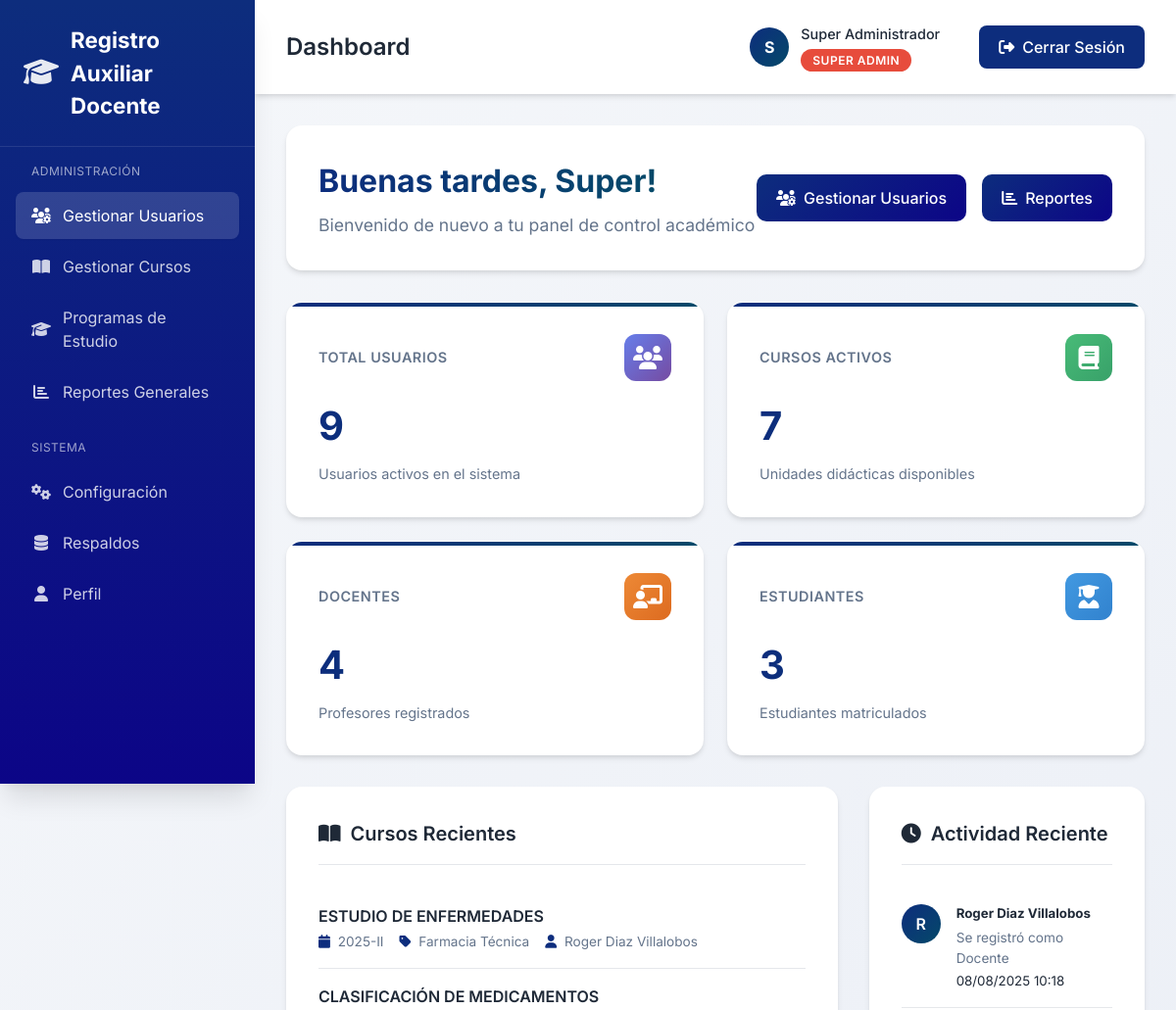
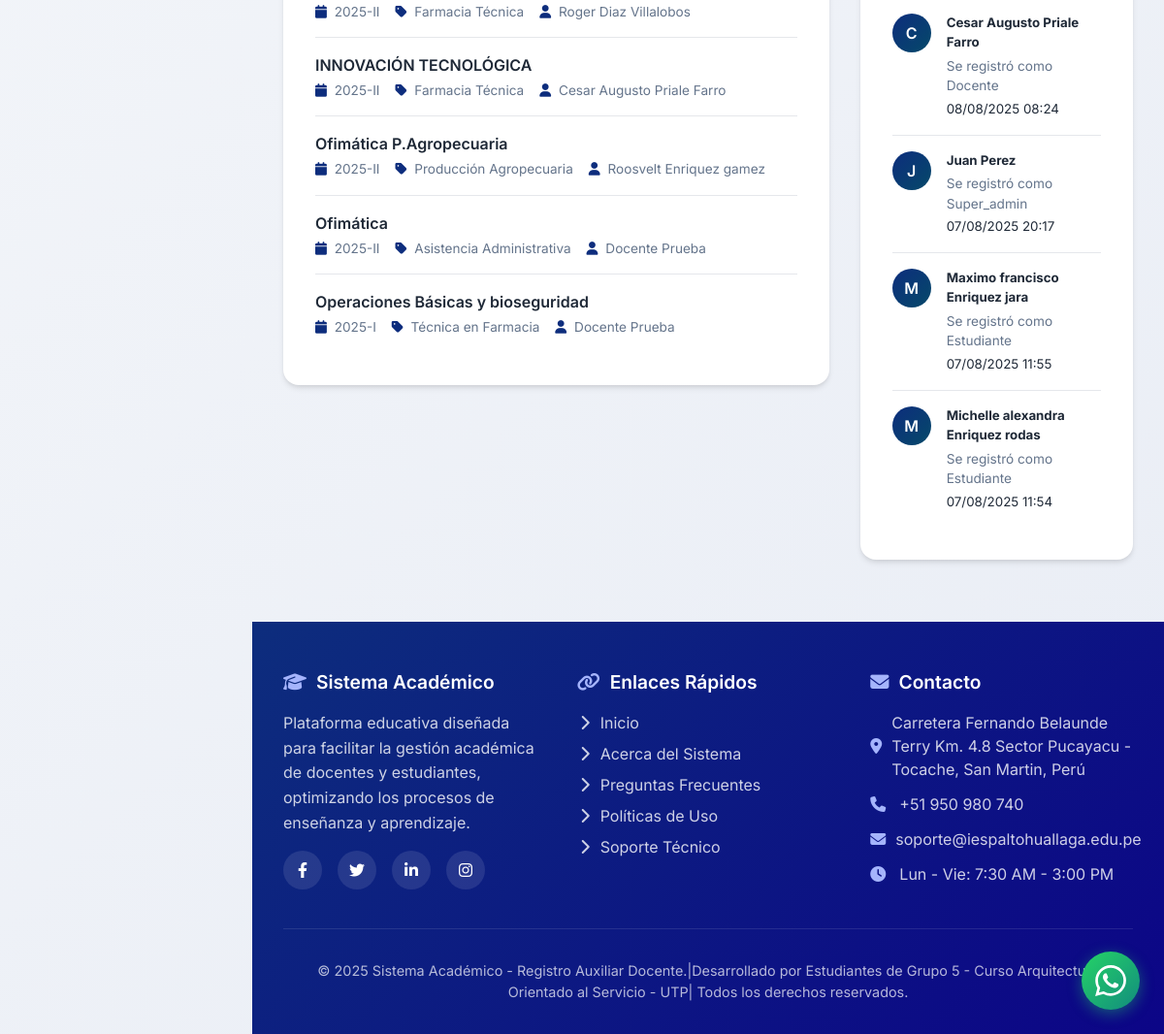
Page /dashboard.php (signed in) on the committed database (2 pictures, top to bottom).
### tables this page shows
CREATE TABLE `unidades_didacticas` (
  `id` int(11) NOT NULL AUTO_INCREMENT,
  `nombre` varchar(200) NOT NULL,
  `codigo` varchar(50) NOT NULL,
  `programa_id` int(11) NOT NULL,
  `periodo_lectivo` varchar(20) NOT NULL,
  `periodo_academico` varchar(10) NOT NULL,
  `docente_id` int(11) NOT NULL,
  `estado` enum('activo','inactivo') DEFAULT 'activo',
  PRIMARY KEY (`id`),
  UNIQUE KEY `codigo` (`codigo`),
  KEY `programa_id` (`programa_id`),
  KEY `docente_id` (`docente_id`),
  CONSTRAINT `unidades_didacticas_ibfk_1` FOREIGN KEY (`programa_id`) REFERENCES `programas_estudio` (`id`) ON DELETE CASCADE,
  CONSTRAINT `unidades_didacticas_ibfk_2` FOREIGN KEY (`docente_id`) REFERENCES `usuarios` (`id`) ON DELETE CASCADE
);

CREATE TABLE `programas_estudio` (
  `id` int(11) NOT NULL AUTO_INCREMENT,
  `nombre` varchar(200) NOT NULL,
  `codigo` varchar(50) NOT NULL,
  `estado` enum('activo','inactivo') DEFAULT 'activo',
  `descripcion` text DEFAULT NULL,
  `duracion_semestres` int(11) DEFAULT 6,
  `modalidad` enum('presencial','virtual','semipresencial') DEFAULT 'presencial',
  PRIMARY KEY (`id`),
  UNIQUE KEY `codigo` (`codigo`)
);

CREATE TABLE `usuarios` (
  `id` int(11) NOT NULL AUTO_INCREMENT,
  `dni` varchar(8) NOT NULL,
  `nombres` varchar(100) NOT NULL,
  `apellidos` varchar(100) NOT NULL,
  `email` varchar(100) DEFAULT NULL,
  `password` varchar(255) NOT NULL,
  `tipo_usuario` enum('super_admin','docente','estudiante') NOT NULL,
  `estado` enum('activo','inactivo') DEFAULT 'activo',
  `fecha_creacion` timestamp NOT NULL DEFAULT current_timestamp(),
  PRIMARY KEY (`id`),
  UNIQUE KEY `dni` (`dni`)
);

### dashboard.php (the view, shortened to what the rows shown need)
<?php
$user_type = $_SESSION['user_type'];
$user_name = $_SESSION['user_name'];
try {
    $database = new Database();
    $conn = $database->getConnection();
    $myCourses = [];
    $stats = [];
    if ($user_type == 'super_admin') {
        $stats['total_usuarios'] = $conn->query("SELECT COUNT(*) FROM usuarios WHERE estado = 'activo'")->fetchColumn();
        $stats['total_cursos'] = $conn->query("SELECT COUNT(*) FROM unidades_didacticas WHERE estado = 'activo'")->fetchColumn();
        $stats['total_docentes'] = $conn->query("SELECT COUNT(*) FROM usuarios WHERE tipo_usuario = 'docente' AND estado = 'activo'")->fetchColumn();
        $stats['total_estudiantes'] = $conn->query("SELECT COUNT(*) FROM usuarios WHERE tipo_usuario = 'estudiante' AND estado = 'activo'")->fetchColumn();
        $stats['total_programas'] = $conn->query("SELECT COUNT(*) FROM programas_estudio WHERE estado = 'activo'")->fetchColumn();
        $stmt = $conn->query("SELECT u.nombres, u.apellidos, u.tipo_usuario, u.fecha_creacion
                             FROM usuarios u WHERE u.estado = 'activo'
                             ORDER BY u.fecha_creacion DESC LIMIT 5");
        $stats['usuarios_recientes'] = $stmt->fetchAll(PDO::FETCH_ASSOC);
    }
} catch(PDOException $e) {
    $myCourses = [];
    $stats = [];
}
function getSaludo() {
    $hora = date('H');
    if ($hora >= 5 && $hora < 12) return 'Buenos días';
    elseif ($hora >= 12 && $hora < 19) return 'Buenas tardes';
    elseif ($hora >= 19 && $hora < 24) return 'Buenas noches';
    else return 'Buenas madrugadas';
}
?>
<!DOCTYPE html>
<html lang="es">
<head>
    <link rel="stylesheet" href="https://cdnjs.cloudflare.com/ajax/libs/font-awesome/6.4.0/css/all.min.css">
</head>
<body>
    <div class="dashboard-container">
        <div class="sidebar">
            <div class="sidebar-header">
                <div class="logo">
                    <h1>Registro Auxiliar Docente</h1>
                </div>
            </div>
        </div>
        <div class="main-content">
            <div class="header">
                <div class="header-left">
                    <h2>Dashboard</h2>
                </div>
            </div>
            <div class="container">
                <div class="welcome-section">
                    <div class="welcome-content">
                        <div class="welcome-text">
                            <h2><?php echo getSaludo(); ?>, <?php echo htmlspecialchars(explode(' ', $user_name)[0]); ?>!</h2>
                        </div>
                    </div>
                </div>
                <div class="main-grid">
                    <div class="card">
                        <?php if (empty($myCourses) && $user_type != 'super_admin'): ?>
                            <div class="empty-state">
                                <i class="fas fa-book"></i>
                                <h4>No hay cursos disponibles</h4>
                                <p>No tienes cursos asignados en este momento.</p>
                            </div>
                        <?php else: ?>
                            <ul class="course-list">
                                <?php
                                $displayCourses = $user_type == 'super_admin' ? [] : $myCourses;
                                if ($user_type == 'super_admin') {
                                    try {
                                        $query = "SELECT ud.*, p.nombre as programa_nombre, CONCAT(u.nombres, ' ', u.apellidos) as docente_nombre
                                                 FROM unidades_didacticas ud
                                                 JOIN programas_estudio p ON ud.programa_id = p.id
                                                 JOIN usuarios u ON ud.docente_id = u.id
                                                 WHERE ud.estado = 'activo'
                                                 ORDER BY ud.id DESC LIMIT 6";
                                        $stmt = $conn->prepare($query);
                                        $stmt->execute();
                                        $displayCourses = $stmt->fetchAll(PDO::FETCH_ASSOC);
                                    } catch(Exception $e) {
                                        $displayCourses = [];
                                    }
                                }
                                foreach ($displayCourses as $course): ?>
                                    <li class="course-item">
                                        <div class="course-info">
                                            <h4><?php echo htmlspecialchars($course['nombre']); ?></h4>
                                            <div class="course-meta">
                                                <span><i class="fas fa-calendar"></i> <?php echo htmlspecialchars($course['periodo_lectivo']); ?></span>
                                                <?php if (isset($course['programa_nombre'])): ?>
                                                    <span><i class="fas fa-tag"></i> <?php echo htmlspecialchars($course['programa_nombre']); ?></span>
                                                <?php endif; ?>
                                                <?php if (isset($course['docente_nombre'])): ?>
                                                    <span><i class="fas fa-user"></i> <?php echo htmlspecialchars($course['docente_nombre']); ?></span>
                                                <?php endif; ?>
                                            </div>
                                        </div>
                                    </li>
                                <?php endforeach; ?>
                            </ul>
                        <?php endif; ?>
                    </div>
                    <div>
                        <div class="card">
                            <?php if ($user_type == 'super_admin' && !empty($stats['usuarios_recientes'])): ?>
                                <div>
                                    <?php foreach ($stats['usuarios_recientes'] as $usuario): ?>
                                        <div class="activity-item">
                                            <div class="activity-avatar">
                                                <?php echo strtoupper(substr($usuario['nombres'], 0, 1)); ?>
                                            </div>
                                            <div class="activity-content">
                                                <h5><?php echo htmlspecialchars($usuario['nombres'] . ' ' . $usuario['apellidos']); ?></h5>
                                                <p>Se registró como <?php echo ucfirst($usuario['tipo_usuario']); ?></p>
                                                <small><?php echo date('d/m/Y H:i', strtotime($usuario['fecha_creacion'])); ?></small>
                                            </div>
                                        </div>
                                    <?php endforeach; ?>
                                </div>
                            <?php endif; ?>
                        </div>
                    </div>
                </div>
            </div>
        </div>
    </div>
</body>
</html>

### rows in the picture
unidades_didacticas: nombre "ESTUDIO DE ENFERMEDADES", periodo_lectivo "2025-II", programa.nombre "Farmacia Técnica", docente_nombre "Roger Diaz Villalobos"
unidades_didacticas: nombre "CLASIFICACIÓN DE MEDICAMENTOS", periodo_lectivo "2025-II", programa.nombre "Farmacia Técnica", docente_nombre "Roger Diaz Villalobos"
unidades_didacticas: nombre "INNOVACIÓN TECNOLÓGICA", periodo_lectivo "2025-II", programa.nombre "Farmacia Técnica", docente_nombre "Cesar Augusto Priale Farro"
unidades_didacticas: nombre "Ofimática P.Agropecuaria", periodo_lectivo "2025-II", programa.nombre "Producción Agropecuaria", docente_nombre "Roosvelt Enriquez gamez"
unidades_didacticas: nombre "Ofimática", periodo_lectivo "2025-II", programa.nombre "Asistencia Administrativa", docente_nombre "Docente Prueba"
unidades_didacticas: nombre "Operaciones Básicas y bioseguridad", periodo_lectivo "2025-I", programa.nombre "Técnica en Farmacia", docente_nombre "Docente Prueba"
usuarios: nombres "R", nombres+apellidos "Roger Diaz Villalobos", tipo_usuario "Docente", fecha_creacion "08/08/2025 10:18"
usuarios: nombres "C", nombres+apellidos "Cesar Augusto Priale Farro", tipo_usuario "Docente", fecha_creacion "08/08/2025 08:24"
usuarios: nombres "J", nombres+apellidos "Juan Perez", tipo_usuario "Super_admin", fecha_creacion "07/08/2025 20:17"
usuarios: nombres "M", nombres+apellidos "Maximo francisco Enriquez jara", tipo_usuario "Estudiante", fecha_creacion "07/08/2025 11:55"
usuarios: nombres "M", nombres+apellidos "Michelle alexandra Enriquez rodas", tipo_usuario "Estudiante", fecha_creacion "07/08/2025 11:54"

### other values in the picture
substr($user_name, 0, 1) "S"
$user_name "Super Administrador"
str_replace('_', ' ', $user_type) "SUPER ADMIN"
